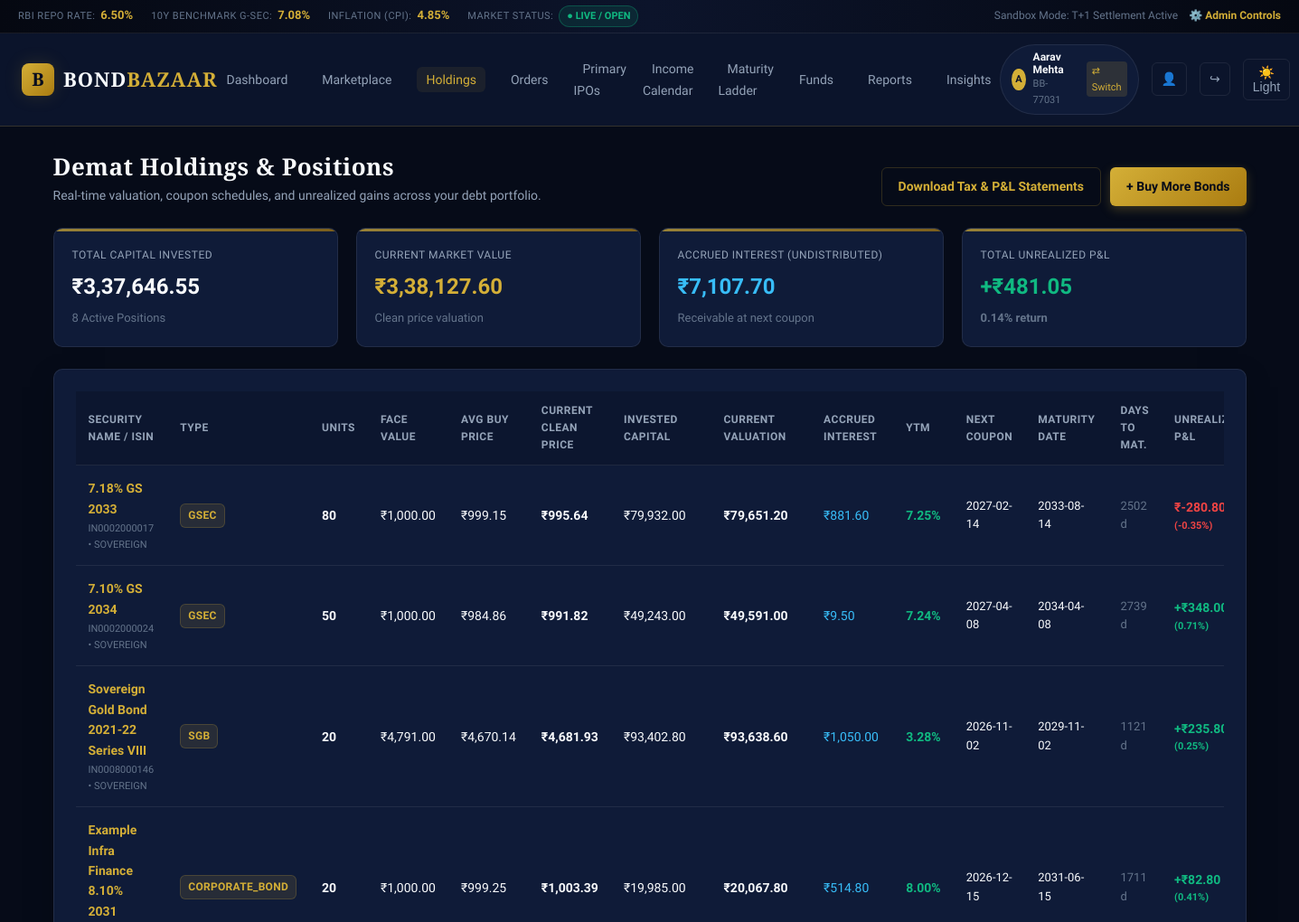
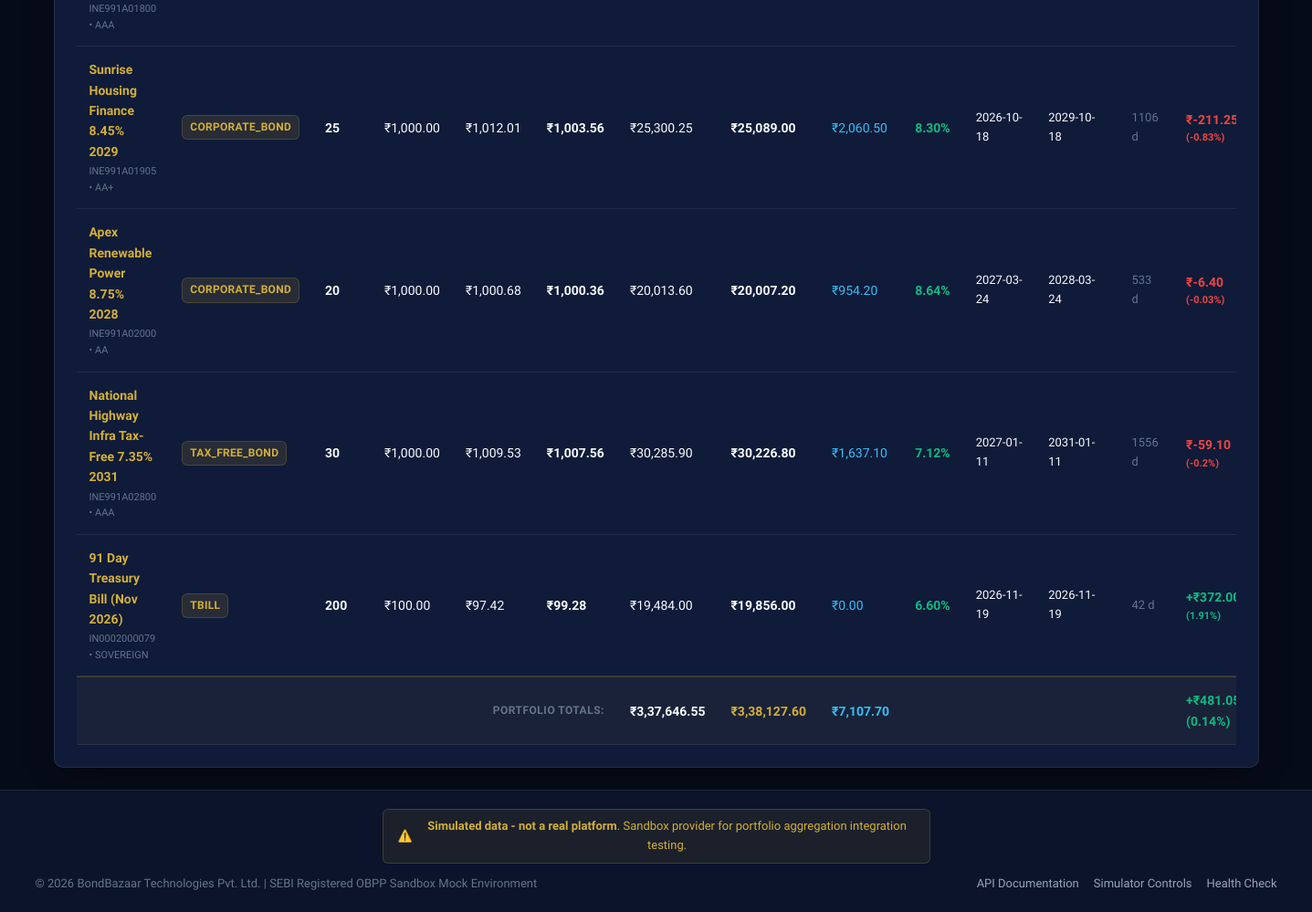
Screenshot of /holdings with the database file from the repository (2 pictures, top to bottom).
### app/models/entities.py (models this page shows)
class User(Base):
    __tablename__ = "users"
    id = Column(Integer, primary_key=True, index=True)
    email = Column(String(120), unique=True, index=True, nullable=False)
    full_name = Column(String(120), nullable=False)
    mobile = Column(String(20), nullable=False)
    customer_id = Column(String(30), unique=True, index=True, nullable=False) # e.g. BB-77031
    pan = Column(String(10), nullable=False)
    pan_masked = Column(String(15), nullable=False)
    demat_account = Column(String(30), nullable=False)
    demat_account_masked = Column(String(30), nullable=False)
    bank_name = Column(String(100), default="HDFC Bank")
    bank_account_masked = Column(String(30), default="XXXXXX5021")
    bank_ifsc = Column(String(20), default="HDFC0001234")
    wallet_balance = Column(Float, default=100000.0) # In Rupees
    created_at = Column(DateTime(timezone=True), default=ist_now)
    holdings = relationship("Holding", back_populates="user", cascade="all, delete-orphan")
    orders = relationship("SecondaryOrder", back_populates="user", cascade="all, delete-orphan")
    transactions = relationship("WalletTransaction", back_populates="user", cascade="all, delete-orphan")
    consents = relationship("ApiConsent", back_populates="user", cascade="all, delete-orphan")
    applications = relationship("PrimaryApplication", back_populates="user", cascade="all, delete-orphan")

class Instrument(Base):
    __tablename__ = "instruments"
    id = Column(Integer, primary_key=True, index=True)
    isin = Column(String(12), unique=True, index=True, nullable=False)
    name = Column(String(150), nullable=False)
    issuer_name = Column(String(120), nullable=False)
    instrument_type = Column(String(30), nullable=False) # GSEC, TBILL, SDL, SGB, CORPORATE_BOND, TAX_FREE_BOND
    face_value = Column(Float, nullable=False)
    coupon_rate = Column(Float, default=0.0) # e.g. 0.0810
    coupon_frequency = Column(String(20), default="SEMI_ANNUAL") # ANNUAL, SEMI_ANNUAL, MONTHLY, CUMULATIVE
    issue_date = Column(Date, nullable=False)
    maturity_date = Column(Date, nullable=False)
    credit_rating = Column(String(20), default="AAA")
    rating_agency = Column(String(50), default="Beacon Ratings")
    is_secured = Column(Boolean, default=True)
    is_callable = Column(Boolean, default=False)
    is_puttable = Column(Boolean, default=False)
    min_lot_size = Column(Integer, default=1)
    benchmark_spread_bps = Column(Float, default=50.0) # Spread over 10Y benchmark in bps
    current_ytm = Column(Float, default=0.0750)
    clean_price = Column(Float, default=1000.0)
    dirty_price = Column(Float, default=1000.0)
    accrued_interest = Column(Float, default=0.0)
    modified_duration = Column(Float, default=4.5)
    current_yield = Column(Float, default=0.0750)
    next_coupon_date = Column(Date, nullable=True)
    explainer = Column(Text, default="")
    risk_profile = Column(Text, default="")
    is_active = Column(Boolean, default=True)
    price_history = relationship("PriceHistory", back_populates="instrument", cascade="all, delete-orphan")
    holdings = relationship("Holding", back_populates="instrument")
    orders = relationship("SecondaryOrder", back_populates="instrument")

class Holding(Base):
    __tablename__ = "holdings"
    id = Column(Integer, primary_key=True, index=True)
    holding_id = Column(String(30), unique=True, index=True, nullable=False) # e.g. hld_8f21
    user_id = Column(Integer, ForeignKey("users.id"), index=True, nullable=False)
    instrument_id = Column(Integer, ForeignKey("instruments.id"), index=True, nullable=False)
    units = Column(Integer, default=1, nullable=False)
    avg_purchase_price = Column(Float, nullable=False)
    avg_purchase_yield = Column(Float, default=0.075)
    created_at = Column(DateTime(timezone=True), default=ist_now)
    user = relationship("User", back_populates="holdings")
    instrument = relationship("Instrument", back_populates="holdings")

### app/routers/web.py (the view)
@router.get("/holdings", response_class=HTMLResponse)
async def holdings_page(request: Request, db: Session = Depends(get_db)):
    user = get_current_user_optional(request, db)
    if not user:
        return RedirectResponse(url="/login", status_code=303)
    holdings = db.query(Holding).filter(Holding.user_id == user.id).all()
    today = date.today()
    rows = []
    tot_invested = 0.0
    tot_current_val = 0.0
    tot_accrued = 0.0
    for h in holdings:
        inst = h.instrument
        invested = h.avg_purchase_price * h.units
        current_val = inst.clean_price * h.units
        accrued = inst.accrued_interest * h.units
        pnl = current_val - invested
        pnl_pct = (pnl / invested * 100.0) if invested > 0 else 0.0
        days_to_mat = max(0, (inst.maturity_date - today).days)
        tot_invested += invested
        tot_current_val += current_val
        tot_accrued += accrued
        rows.append({
            "holding": h,
            "instrument": inst,
            "invested": round(invested, 2),
            "current_val": round(current_val, 2),
            "accrued": round(accrued, 2),
            "pnl": round(pnl, 2),
            "pnl_pct": round(pnl_pct, 2),
            "days_to_mat": days_to_mat
        })
    total_pnl = tot_current_val - tot_invested
    total_pnl_pct = (total_pnl / tot_invested * 100.0) if tot_invested > 0 else 0.0
    return templates.TemplateResponse("holdings.html", {
        "request": request,
        "user": user,
        "rows": rows,
        "tot_invested": round(tot_invested, 2),
        "tot_current_val": round(tot_current_val, 2),
        "tot_accrued": round(tot_accrued, 2),
        "total_pnl": round(total_pnl, 2),
        "total_pnl_pct": round(total_pnl_pct, 2)
    })

### app/templates/holdings.html (shortened to what this page needs)
{% extends "base.html" %}
{% block content %}
<div style="margin-bottom: 24px; display: flex; justify-content: space-between; align-items: flex-end;">
    <div>
        <h1 style="font-size: 26px;">Demat Holdings & Positions</h1>
        <p style="color: var(--text-muted); font-size: 14px;">Real-time valuation, coupon schedules, and unrealized gains across your debt portfolio.</p>
    </div>
    <div style="display: flex; gap: 10px;">
        <a href="/reports" class="btn btn-secondary">Download Tax & P&L Statements</a>
        <a href="/marketplace" class="btn btn-primary">+ Buy More Bonds</a>
    </div>
</div>
<div class="grid-4" style="margin-bottom: 24px;">
    <div class="stat-card">
        <span class="stat-label">Total Capital Invested</span>
        <span class="stat-value">{{ tot_invested|inr }}</span>
        <span class="stat-sub">{{ rows|length }} Active Positions</span>
    </div>
    <div class="stat-card">
        <span class="stat-label">Current Market Value</span>
        <span class="stat-value" style="color: var(--gold-primary);">{{ tot_current_val|inr }}</span>
        <span class="stat-sub">Clean price valuation</span>
    </div>
    <div class="stat-card">
        <span class="stat-label">Accrued Interest (Undistributed)</span>
        <span class="stat-value" style="color: #38BDF8;">{{ tot_accrued|inr }}</span>
        <span class="stat-sub">Receivable at next coupon</span>
    </div>
    <div class="stat-card">
        <span class="stat-label">Total Unrealized P&L</span>
        <span class="stat-value" style="color: {% if total_pnl >= 0 %}#10B981{% else %}#EF4444{% endif %};">
            {% if total_pnl >= 0 %}+{% endif %}{{ total_pnl|inr }}
        </span>
        <span class="stat-sub" style="font-weight: 600;">{{ total_pnl_pct|round(2) }}% return</span>
    </div>
</div>
<div class="card">
    <div class="table-responsive">
        <table class="bb-table">
            <thead>
                <tr>
                    <th>Security Name / ISIN</th>
                    <th>Type</th>
                    <th>Units</th>
                    <th>Face Value</th>
                    <th>Avg Buy Price</th>
                    <th>Current Clean Price</th>
                    <th>Invested Capital</th>
                    <th>Current Valuation</th>
                    <th>Accrued Interest</th>
                    <th>YTM</th>
                    <th>Next Coupon</th>
                    <th>Maturity Date</th>
                    <th>Days to Mat.</th>
                    <th>Unrealized P&L</th>
                </tr>
            </thead>
            <tbody>
                {% for r in rows %}
                <tr>
                    <td>
                        <a href="/bonds/{{ r.instrument.isin }}" style="font-weight: 600; font-size: 14px;">{{ r.instrument.name }}</a>
                        <div style="font-size: 11px; color: var(--text-dim); margin-top: 2px;">
                            {{ r.instrument.isin }} • {{ r.instrument.credit_rating }}
                        </div>
                    </td>
                    <td><span class="badge badge-type">{{ r.instrument.instrument_type }}</span></td>
                    <td style="font-weight: 600;">{{ r.holding.units }}</td>
                    <td>{{ r.instrument.face_value|inr }}</td>
                    <td>{{ r.holding.avg_purchase_price|inr }}</td>
                    <td style="font-weight: 600;">{{ r.instrument.clean_price|inr }}</td>
                    <td>{{ r.invested|inr }}</td>
                    <td style="font-weight: 700; color: var(--text-main);">{{ r.current_val|inr }}</td>
                    <td style="color: #38BDF8;">{{ r.accrued|inr }}</td>
                    <td style="color: #10B981; font-weight: 700;">{{ r.instrument.current_ytm|pct }}</td>
                    <td style="font-size: 13px;">{{ r.instrument.next_coupon_date or 'N/A' }}</td>
                    <td style="font-size: 13px;">{{ r.instrument.maturity_date }}</td>
                    <td style="font-size: 13px; color: var(--text-dim);">{{ r.days_to_mat }} d</td>
                    <td style="font-weight: 600; color: {% if r.pnl >= 0 %}#10B981{% else %}#EF4444{% endif %};">
                        {% if r.pnl >= 0 %}+{% endif %}{{ r.pnl|inr }}
                        <div style="font-size: 11px;">({{ r.pnl_pct|round(2) }}%)</div>
                    </td>
                </tr>
                {% else %}
                <tr>
                    <td colspan="15" style="text-align: center; padding: 40px; color: var(--text-muted);">
                        No holdings currently present in your demat account.
                    </td>
                </tr>
                {% endfor %}
            </tbody>
            <tfoot>
                <tr>
                    <td colspan="6" style="text-align: right; text-transform: uppercase; letter-spacing: 0.5px; font-size: 12px; color: var(--text-dim);">
                        Portfolio Totals:
                    </td>
                    <td style="font-weight: 700;">{{ tot_invested|inr }}</td>
                    <td style="font-weight: 700; color: var(--gold-primary);">{{ tot_current_val|inr }}</td>
                    <td style="font-weight: 700; color: #38BDF8;">{{ tot_accrued|inr }}</td>
                    <td colspan="4"></td>
                    <td style="font-weight: 700; color: {% if total_pnl >= 0 %}#10B981{% else %}#EF4444{% endif %};">
                        {% if total_pnl >= 0 %}+{% endif %}{{ total_pnl|inr }} ({{ total_pnl_pct|round(2) }}%)
                    </td>
                </tr>
            </tfoot>
        </table>
    </div>
</div>
{% endblock %}

### app/templates/base.html (shortened to what this page needs)
<!DOCTYPE html>
<html lang="en" data-theme="dark">
<head>
    <link rel="stylesheet" href="/static/css/style.css">
</head>
<body>
    <div class="header-top-ticker">
        <div class="ticker-items">
            <div class="ticker-item">
                <span class="ticker-label">RBI REPO RATE:</span>
                <span class="ticker-value">6.50%</span>
            </div>
            <div class="ticker-item">
                <span class="ticker-label">10Y BENCHMARK G-SEC:</span>
                <span class="ticker-value">7.08%</span>
            </div>
            <div class="ticker-item">
                <span class="ticker-label">INFLATION (CPI):</span>
                <span class="ticker-value">4.85%</span>
            </div>
            <div class="ticker-item">
                <span class="ticker-label">MARKET STATUS:</span>
                <span class="market-status-badge market-open">● LIVE / OPEN</span>
            </div>
        </div>
        <div style="display: flex; gap: 12px; align-items: center; font-size: 12px;">
            <span style="color: var(--text-dim);">Sandbox Mode: T+1 Settlement Active</span>
            <a href="/admin" style="color: var(--gold-primary); font-weight: 600;">⚙️ Admin Controls</a>
        </div>
    </div>
    <nav class="navbar">
        <div class="nav-brand">
            <a href="/" style="display: flex; align-items: center; gap: 10px; text-decoration: none;">
                <div class="brand-logo-icon">B</div>
                <div class="brand-text">BOND<span>BAZAAR</span></div>
            </a>
        </div>
        <ul class="nav-links">
            <li><a href="/" class="nav-link {% if request.url.path == '/' %}active{% endif %}">Dashboard</a></li>
            <li><a href="/marketplace" class="nav-link {% if request.url.path.startswith('/marketplace') or request.url.path.startswith('/bonds') %}active{% endif %}">Marketplace</a></li>
            <li><a href="/holdings" class="nav-link {% if request.url.path == '/holdings' %}active{% endif %}">Holdings</a></li>
            <li><a href="/orders" class="nav-link {% if request.url.path == '/orders' %}active{% endif %}">Orders</a></li>
            <li><a href="/primary-issues" class="nav-link {% if request.url.path == '/primary-issues' %}active{% endif %}">Primary IPOs</a></li>
            <li><a href="/income-calendar" class="nav-link {% if request.url.path == '/income-calendar' %}active{% endif %}">Income Calendar</a></li>
            <li><a href="/maturity-ladder" class="nav-link {% if request.url.path == '/maturity-ladder' %}active{% endif %}">Maturity Ladder</a></li>
            <li><a href="/wallet" class="nav-link {% if request.url.path == '/wallet' %}active{% endif %}">Funds</a></li>
            <li><a href="/reports" class="nav-link {% if request.url.path == '/reports' %}active{% endif %}">Reports</a></li>
            <li><a href="/insights" class="nav-link {% if request.url.path == '/insights' %}active{% endif %}">Insights</a></li>
        </ul>
        <div class="nav-actions">
            {% if user %}
            <div class="user-pill">
                <div class="user-avatar">{{ user.full_name[:1] }}</div>
                <div>
                    <div style="font-weight: 600; font-size: 12px; line-height: 1.2;">{{ user.full_name }}</div>
                    <div style="font-size: 11px; color: var(--text-dim);">{{ user.customer_id }}</div>
                </div>
                <div style="margin-left: 8px; display: flex; gap: 4px;">
                    <a href="/switch-user/{% if user.email == 'aarav.mehta@example.com' %}priya.nair@example.com{% else %}aarav.mehta@example.com{% endif %}" title="Switch Demo Account" style="font-size: 11px; padding: 2px 6px; background: rgba(212,175,55,0.15); border-radius: 4px;">
                        ⇄ Switch
                    </a>
                </div>
            </div>
            <a href="/profile" class="btn-icon" title="Profile & Connected Apps">👤</a>
            <a href="/logout" class="btn-icon" title="Sign Out">↪</a>
            {% else %}
            <a href="/login" class="btn btn-secondary btn-sm">Sign In</a>
            <a href="/register" class="btn btn-primary btn-sm">Open Account</a>
            {% endif %}
            <button id="themeToggleBtn" class="theme-toggle-btn" title="Toggle Light/Dark">☀️</button>
        </div>
    </nav>
    <main class="main-content">
        {% block content %}{% endblock %}
    </main>
    <footer class="footer">
        <div class="simulated-banner">
            <span>⚠️</span>
            <span><strong>Simulated data - not a real platform</strong>. Sandbox provider for portfolio aggregation integration testing.</span>
        </div>
        <div class="footer-inner">
            <div>
                © 2026 BondBazaar Technologies Pvt. Ltd. | SEBI Registered OBPP Sandbox Mock Environment
            </div>
            <div style="display: flex; gap: 16px;">
                <a href="/docs" target="_blank" style="color: var(--text-muted);">API Documentation</a>
                <a href="/admin" style="color: var(--text-muted);">Simulator Controls</a>
                <a href="/health" style="color: var(--text-muted);">Health Check</a>
            </div>
        </div>
    </footer>
</body>
</html>

### rows the page displays
User: full_name "A", full_name "Aarav Mehta", customer_id "BB-77031"
Instrument: instrument.name "7.18% GS 2033", instrument.isin "IN0002000017", instrument.credit_rating "SOVEREIGN", instrument.instrument_type "GSEC", instrument.face_value|inr "₹1,000.00", instrument.clean_price|inr "₹995.64", instrument.current_ytm|pct "7.25%", instrument "2027-02-14", instrument.maturity_date "2033-08-14"
Holding: holding.units "80", holding.avg_purchase_price|inr "₹999.15"
Instrument: instrument.name "7.10% GS 2034", instrument.isin "IN0002000024", instrument.credit_rating "SOVEREIGN", instrument.instrument_type "GSEC", instrument.face_value|inr "₹1,000.00", instrument.clean_price|inr "₹991.82", instrument.current_ytm|pct "7.24%", instrument "2027-04-08", instrument.maturity_date "2034-04-08"
Holding: holding.units "50", holding.avg_purchase_price|inr "₹984.86"
Instrument: instrument.name "Sovereign Gold Bond 2021-22 Series VIII", instrument.isin "IN0008000146", instrument.credit_rating "SOVEREIGN", instrument.instrument_type "SGB", instrument.face_value|inr "₹4,791.00", instrument.clean_price|inr "₹4,681.93", instrument.current_ytm|pct "3.28%", instrument "2026-11-02", instrument.maturity_date "2029-11-02"
Holding: holding.units "20", holding.avg_purchase_price|inr "₹4,670.14"
Instrument: instrument.name "Example Infra Finance 8.10% 2031", instrument.isin "INE991A01800", instrument.credit_rating "AAA", instrument.instrument_type "CORPORATE_BOND", instrument.face_value|inr "₹1,000.00", instrument.clean_price|inr "₹1,003.39", instrument.current_ytm|pct "8.00%", instrument "2026-12-15", instrument.maturity_date "2031-06-15"
Holding: holding.units "20", holding.avg_purchase_price|inr "₹999.25"
Instrument: instrument.name "Sunrise Housing Finance 8.45% 2029", instrument.isin "INE991A01905", instrument.credit_rating "AA+", instrument.instrument_type "CORPORATE_BOND", instrument.face_value|inr "₹1,000.00", instrument.clean_price|inr "₹1,003.56", instrument.current_ytm|pct "8.30%", instrument "2026-10-18", instrument.maturity_date "2029-10-18"
Holding: holding.units "25", holding.avg_purchase_price|inr "₹1,012.01"
Instrument: instrument.name "Apex Renewable Power 8.75% 2028", instrument.isin "INE991A02000", instrument.credit_rating "AA", instrument.instrument_type "CORPORATE_BOND", instrument.face_value|inr "₹1,000.00", instrument.clean_price|inr "₹1,000.36", instrument.current_ytm|pct "8.64%", instrument "2027-03-24", instrument.maturity_date "2028-03-24"
Holding: holding.units "20", holding.avg_purchase_price|inr "₹1,000.68"
Instrument: instrument.name "National Highway Infra Tax-Free 7.35% 2031", instrument.isin "INE991A02800", instrument.credit_rating "AAA", instrument.instrument_type "TAX_FREE_BOND", instrument.face_value|inr "₹1,000.00", instrument.clean_price|inr "₹1,007.56", instrument.current_ytm|pct "7.12%", instrument "2027-01-11", instrument.maturity_date "2031-01-11"
Holding: holding.units "30", holding.avg_purchase_price|inr "₹1,009.53"
Instrument: instrument.name "91 Day Treasury Bill (Nov 2026)", instrument.isin "IN0002000079", instrument.credit_rating "SOVEREIGN", instrument.instrument_type "TBILL", instrument.face_value|inr "₹100.00", instrument.clean_price|inr "₹99.28", instrument.current_ytm|pct "6.60%", instrument "2026-11-19", instrument.maturity_date "2026-11-19"
Holding: holding.units "200", holding.avg_purchase_price|inr "₹97.42"

### other values shown
{{ tot_invested|inr }} "₹3,37,646.55"
{{ rows|length }} "8"
{{ tot_current_val|inr }} "₹3,38,127.60"
{{ tot_accrued|inr }} "₹7,107.70"
{{ total_pnl|inr }} "₹481.05"
{{ total_pnl_pct|round(2) }} "0.14"
{{ r.invested|inr }} "₹79,932.00" "₹49,243.00" "₹93,402.80" "₹19,985.00" "₹25,300.25" "₹20,013.60" "₹30,285.90" "₹19,484.00"
{{ r.current_val|inr }} "₹79,651.20" "₹49,591.00" "₹93,638.60" "₹20,067.80" "₹25,089.00" "₹20,007.20" "₹30,226.80" "₹19,856.00"
{{ r.accrued|inr }} "₹881.60" "₹9.50" "₹1,050.00" "₹514.80" "₹2,060.50" "₹954.20" "₹1,637.10" "₹0.00"
{{ r.days_to_mat }} "2502" "2739" "1121" "1711" "1106" "533" "1556" "42"
{{ r.pnl_pct|round(2) }} "-0.35" "0.71" "0.25" "0.41" "-0.83" "-0.03" "-0.2" "1.91"
{{ r.pnl|inr }} "₹82.80" "₹-6.40" "₹-59.10"
